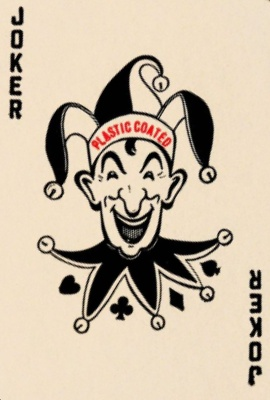
#> input picture opencvPython/src/joker.jpg, 270 x 400 px
$ python chap6JoiningImages.py
#> lines starting #> are read from the running program, lines starting #| are printed output that depends on the picture
import cv2
import numpy as np

img = cv2.imread("src/joker.jpg")
#> img is the input picture: shape (400, 270, 3); mean B, G, R 166.9, 187.9, 203.3


# horizontal merge
imgHor = np.hstack((img,img))
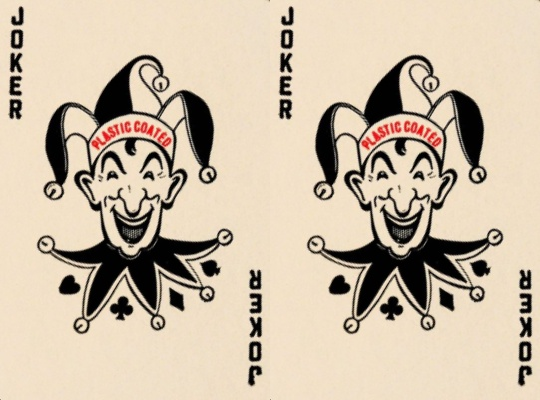
#> imgHor: shape (400, 540, 3); mean B, G, R 166.9, 187.9, 203.3
cv2.imshow("Horizontal Merge",imgHor)

#vertical merge
imgVer = np.vstack((img,img))
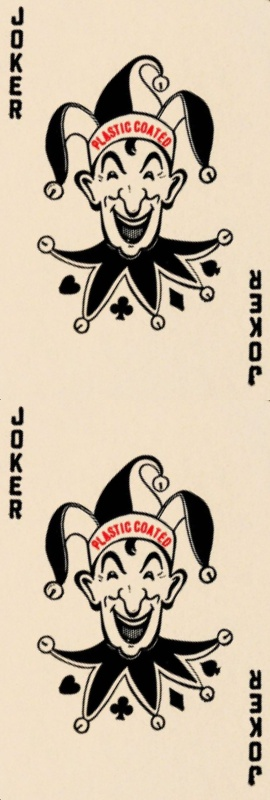
#> imgVer: shape (800, 270, 3); mean B, G, R 166.9, 187.9, 203.3
cv2.imshow("Vertical Merge",imgVer)


cv2.waitKey(0)
